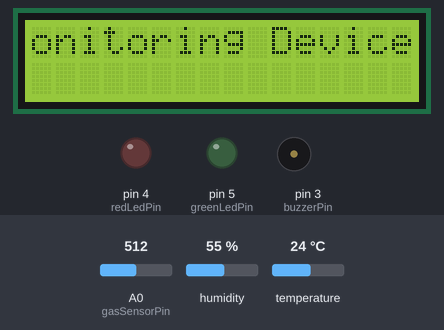
A sketch run on a simulated Arduino Uno, built with avr-gcc and run on an emulated ATmega328P. On the bench: 16×2 character LCD, output pins drawn as LEDs (lit = HIGH), buzzer (waves = sounding, pin HIGH). The inputs (shaded band) are chosen by the test bench; at power-on: humidity 55 %, A0 (gasSensorPin) = 512, temperature 24 °C. The modem accepts every AT command (registered, SIM ready, sends succeed) and sends nothing else; what the sketch prints to the serial monitor is not drawn.

Above: at 5.1 s.
At 22.6 s:
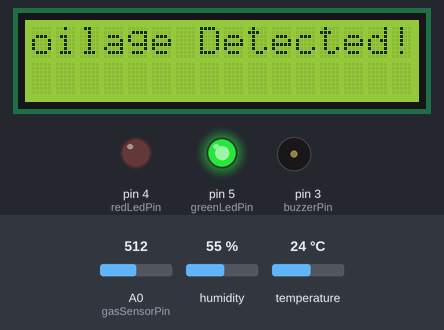
22.7 s: humidity set to 22 %
At 24.4 s:
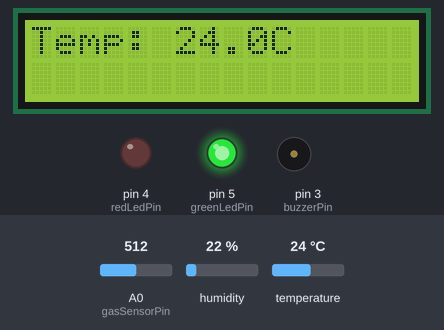
At 25.4 s:
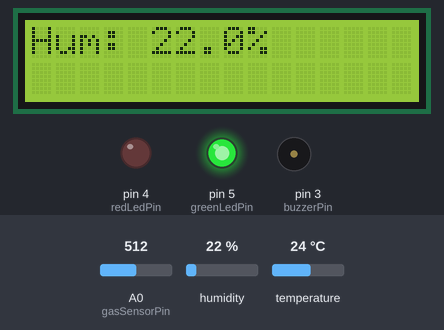
Timing chart, 0 to 26.9 s (numbered marks = the images above; inputs shaded):
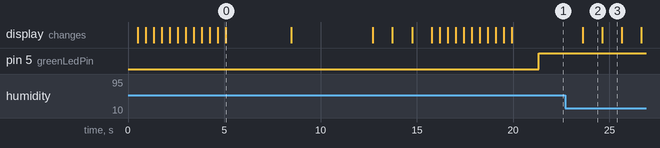

Measured:
- what the display in image 0 shows lasts 3.4 s, from 5.1 s to 8.5 s
- what the display in image 2 shows lasts 1.0 s, from 23.6 s to 24.6 s

The sketch:

sketch_apr27a_arduio_GSM.ino
```cpp
#include <Wire.h>
#include <LiquidCrystal_I2C.h>
#include <DHT.h>
#include <SoftwareSerial.h>

// LCD setup
LiquidCrystal_I2C lcd(0x27, 16, 2);

// DHT setup
#define DHTPIN 2
#define DHTTYPE DHT11
DHT dht(DHTPIN, DHTTYPE);

// Gas sensor setup
#define gasSensorPin A0

// Buzzer & LED setup
#define buzzerPin 3
#define redLedPin 4
#define greenLedPin 5

// GSM Module (SIM800L)
#define rxPin 8
#define txPin 7
SoftwareSerial gsm(rxPin, txPin);

// Thresholds
float methaneThreshold = 50.0;
float temperatureThreshold = 30.0;
float humidityThreshold = 70.0;

// Timer for periodic SMS
unsigned long lastSmsTime = 0;
const unsigned long smsInterval = 7200000; // 2 hours in milliseconds
String lastStatus = "";

void setup() {
  lcd.init();
  lcd.backlight();
  dht.begin();
  Serial.begin(9600);
  gsm.begin(9600);

  pinMode(buzzerPin, OUTPUT);
  pinMode(redLedPin, OUTPUT);
  pinMode(greenLedPin, OUTPUT);

  digitalWrite(buzzerPin, LOW);
  digitalWrite(redLedPin, LOW);
  digitalWrite(greenLedPin, LOW);

  displayScrollingText("Smart Food Monitoring Device");
  delay(2000);
  lcd.clear();

  // Optional: wait for GSM module to be ready
  delay(3000);
  gsm.println("AT");
  delay(1000);
}

void loop() {
  float temperature = dht.readTemperature();
  float humidity = dht.readHumidity();
  float methaneConcentration = averageGasValue();

  if (isnan(temperature) || isnan(humidity)) {
    lcd.clear();
    lcd.setCursor(0, 0);
    lcd.print("Sensor Error");
    delay(2000);
    return;
  }

  bool isSpoiled = checkSpoilage(methaneConcentration, temperature, humidity);

  displayScrollingText("Temp: " + String(temperature, 1) + "C");
  displayScrollingText("Hum: " + String(humidity, 1) + "%");
  displayScrollingText("Methane: " + String(methaneConcentration, 1) + "ppm");

  if (methaneConcentration < methaneThreshold) {
    displayScrollingText("Status: Fresh & Safe");
  } else {
    displayScrollingText("Status: Spoilage Detected!");
  }

  // Immediate SMS when spoiled and status changed
  if (isSpoiled && lastStatus != "SPOILED") {
    sendSMS("⚠️ Food Spoilage Detected!\nTemp: " + String(temperature) + "C\nHumidity: " + String(humidity) + "%\nMethane: " + String(methaneConcentration) + " ppm");
    // Optional: make emergency call (uncomment below)
    // makeCall("9876543210");
  }

  // Periodic SMS every 2 hours
  if (millis() - lastSmsTime > smsInterval) {
    String statusText = isSpoiled ? "⚠️ SPOILED" : "✅ Fresh & Safe";
    sendSMS("Food Status Update: " + statusText + "\nTemp: " + String(temperature) + "C\nHumidity: " + String(humidity) + "%\nMethane: " + String(methaneConcentration) + " ppm");
    lastSmsTime = millis();
  }

  lastStatus = isSpoiled ? "SPOILED" : "GOOD";

  // LED & Buzzer logic
  if (isSpoiled) {
    digitalWrite(redLedPin, HIGH);
    digitalWrite(greenLedPin, LOW);

    // Beep 5 times
    for (int i = 0; i < 5; i++) {
      digitalWrite(buzzerPin, HIGH);
      delay(150);
      digitalWrite(buzzerPin, LOW);
      delay(150);
    }
  } else {
    digitalWrite(greenLedPin, HIGH);
    digitalWrite(redLedPin, LOW);
    digitalWrite(buzzerPin, LOW);
  }

  // Send to ESP8266
  Serial.print("T:");
  Serial.print(temperature);
  Serial.print(",H:");
  Serial.print(humidity);
  Serial.print(",M:");
  Serial.print(methaneConcentration);
  Serial.println();

  Serial.print("Temperature: ");
  Serial.print(temperature);
  Serial.print(" °C  ");

  Serial.print("Humidity: ");
  Serial.print(humidity);
  Serial.print(" %  ");

  Serial.print("Methane: ");
  Serial.print(methaneConcentration);
  Serial.print(" ppm  ");

  Serial.print("Status: ");
  Serial.println(isSpoiled ? "Spoiled" : "Fresh");

  delay(2000);
}

float averageGasValue() {
  long sum = 0;
  for (int i = 0; i < 20; i++) {
    sum += analogRead(gasSensorPin);
    delay(10);
  }
  return (sum / 20.0) / 1024.0 * 100;
}

bool checkSpoilage(float methane, float temp, float hum) {
  return (methane > methaneThreshold || temp > temperatureThreshold || hum > humidityThreshold);
}

void displayScrollingText(String text) {
  lcd.clear();
  int len = text.length();
  if (len <= 16) {
    lcd.setCursor(0, 0);
    lcd.print(text);
  } else {
    for (int i = 0; i <= len - 16; i++) {
      lcd.setCursor(0, 0);
      lcd.print(text.substring(i, i + 16));
      delay(400);
    }
  }
  delay(1000);
}

void sendSMS(String message) {
  gsm.println("AT+CMGF=1"); // Set SMS mode to text
  delay(500);
  gsm.println("AT+CMGS=\"+91xxxxxxxxxx\"");  // Replace with your number
  delay(500);
  gsm.print(message);
  delay(500);
  gsm.write(26); // ASCII code for CTRL+Z to send SMS
  delay(3000);
}

void makeCall(String number) {
  gsm.print("ATD");
  gsm.print(number);
  gsm.println(";");
  delay(10000); // Ring for 10 seconds
  gsm.println("ATH"); // Hang up
}
```
